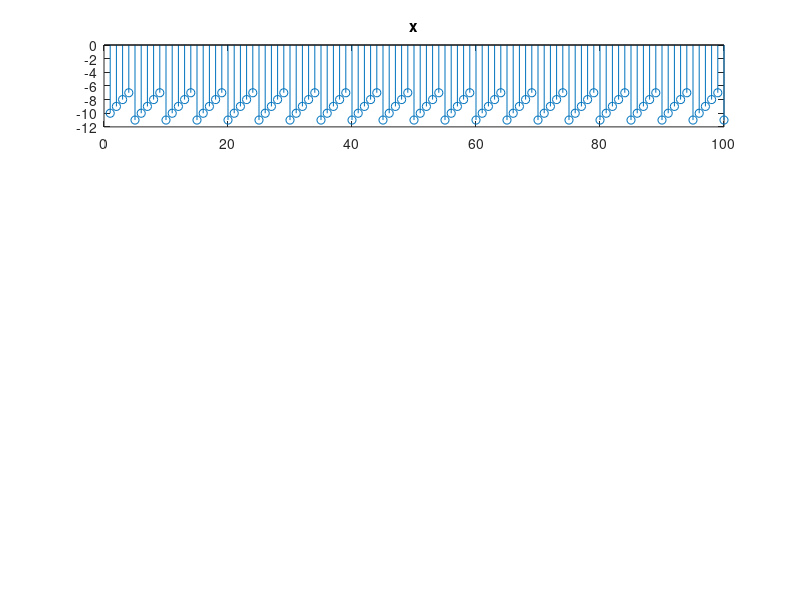

This figure's MATLAB source: (Note: this script raises an error after producing the figure.)
clc;
N=100;
n=1:100;
x=mod(n,5)-11;

subplot(4,1,1);
stem(x);
title('x');

y1=0.5*x(n)+0.25*delay(x,1);
subplot(4,1,2);
stem(y1);
title('y1');

x_flip=zeros([1,100]);
for i=1:100
    x_flip = x(mod(-n,100)+1);
end

y2=x.^2 + x_flip;
subplot(4,1,3);
stem(y2);
title('y2');

y3=x.^2 + 2*advance(x,5) + delay(x,3);
subplot(4,1,4);
stem(y3);
title('y3');
